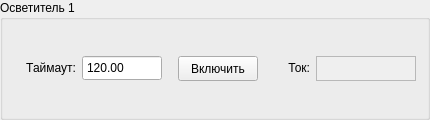
           <widget class="QGroupBox" name="Light_1">
            <property name="minimumSize">
             <size>
              <width>430</width>
              <height>120</height>
             </size>
            </property>
            <property name="maximumSize">
             <size>
              <width>430</width>
              <height>120</height>
             </size>
            </property>
            <property name="title">
             <string>Осветитель 1</string>
            </property>
            <layout class="QHBoxLayout" name="horizontalLayout">
             <item>
              <widget class="QLabel" name="label_22">
               <property name="minimumSize">
                <size>
                 <width>62</width>
                 <height>0</height>
                </size>
               </property>
               <property name="maximumSize">
                <size>
                 <width>62</width>
                 <height>50</height>
                </size>
               </property>
               <property name="text">
                <string>Таймаут:</string>
               </property>
               <property name="alignment">
                <set>Qt::AlignRight|Qt::AlignTrailing|Qt::AlignVCenter</set>
               </property>
              </widget>
             </item>
             <item>
              <widget class="QDoubleSpinBox" name="l1_timeout">
               <property name="minimumSize">
                <size>
                 <width>80</width>
                 <height>26</height>
                </size>
               </property>
               <property name="maximumSize">
                <size>
                 <width>80</width>
                 <height>26</height>
                </size>
               </property>
               <property name="buttonSymbols">
                <enum>QAbstractSpinBox::NoButtons</enum>
               </property>
               <property name="maximum">
                <double>1800.000000000000000</double>
               </property>
               <property name="value">
                <double>120.000000000000000</double>
               </property>
              </widget>
             </item>
             <item>
              <spacer name="horizontalSpacer_3">
               <property name="orientation">
                <enum>Qt::Horizontal</enum>
               </property>
               <property name="sizeType">
                <enum>QSizePolicy::Minimum</enum>
               </property>
               <property name="sizeHint" stdset="0">
                <size>
                 <width>10</width>
                 <height>20</height>
                </size>
               </property>
              </spacer>
             </item>
             <item>
              <widget class="QPushButton" name="l1_start">
               <property name="minimumSize">
                <size>
                 <width>80</width>
                 <height>25</height>
                </size>
               </property>
               <property name="maximumSize">
                <size>
                 <width>80</width>
                 <height>25</height>
                </size>
               </property>
               <property name="text">
                <string>Включить</string>
               </property>
              </widget>
             </item>
             <item>
              <widget class="QLabel" name="label_6">
               <property name="maximumSize">
                <size>
                 <width>16777215</width>
                 <height>50</height>
                </size>
               </property>
               <property name="text">
                <string>Ток:</string>
               </property>
               <property name="alignment">
                <set>Qt::AlignRight|Qt::AlignTrailing|Qt::AlignVCenter</set>
               </property>
              </widget>
             </item>
             <item>
              <widget class="QPlainTextEdit" name="l1_current">
               <property name="enabled">
                <bool>false</bool>
               </property>
               <property name="minimumSize">
                <size>
                 <width>100</width>
                 <height>25</height>
                </size>
               </property>
               <property name="maximumSize">
                <size>
                 <width>100</width>
                 <height>25</height>
                </size>
               </property>
               <property name="verticalScrollBarPolicy">
                <enum>Qt::ScrollBarAlwaysOff</enum>
               </property>
               <property name="horizontalScrollBarPolicy">
                <enum>Qt::ScrollBarAlwaysOff</enum>
               </property>
              </widget>
             </item>
            </layout>
           </widget>
